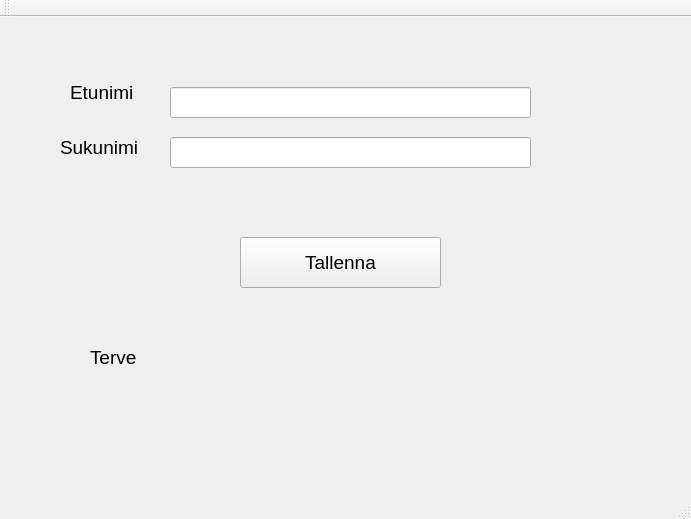
<?xml version="1.0" encoding="UTF-8"?>
<ui version="4.0">
 <class>MainWindow</class>
 <widget class="QMainWindow" name="MainWindow">
  <property name="geometry">
   <rect>
    <x>0</x>
    <y>0</y>
    <width>691</width>
    <height>519</height>
   </rect>
  </property>
  <property name="windowTitle">
   <string>MainWindow</string>
  </property>
  <widget class="QWidget" name="centralWidget">
   <widget class="QLabel" name="label">
    <property name="geometry">
     <rect>
      <x>70</x>
      <y>60</y>
      <width>191</width>
      <height>31</height>
     </rect>
    </property>
    <property name="font">
     <font>
      <pointsize>14</pointsize>
     </font>
    </property>
    <property name="text">
     <string>Etunimi</string>
    </property>
   </widget>
   <widget class="QLabel" name="label_2">
    <property name="geometry">
     <rect>
      <x>60</x>
      <y>120</y>
      <width>131</width>
      <height>21</height>
     </rect>
    </property>
    <property name="font">
     <font>
      <pointsize>14</pointsize>
     </font>
    </property>
    <property name="text">
     <string>Sukunimi</string>
    </property>
   </widget>
   <widget class="QLabel" name="labelResult">
    <property name="geometry">
     <rect>
      <x>90</x>
      <y>330</y>
      <width>491</width>
      <height>21</height>
     </rect>
    </property>
    <property name="font">
     <font>
      <pointsize>14</pointsize>
     </font>
    </property>
    <property name="text">
     <string>Terve</string>
    </property>
   </widget>
   <widget class="QLineEdit" name="lineEditFname">
    <property name="geometry">
     <rect>
      <x>170</x>
      <y>70</y>
      <width>361</width>
      <height>31</height>
     </rect>
    </property>
    <property name="font">
     <font>
      <pointsize>14</pointsize>
     </font>
    </property>
   </widget>
   <widget class="QLineEdit" name="lineEditLname">
    <property name="geometry">
     <rect>
      <x>170</x>
      <y>120</y>
      <width>361</width>
      <height>31</height>
     </rect>
    </property>
    <property name="font">
     <font>
      <pointsize>14</pointsize>
     </font>
    </property>
   </widget>
   <widget class="QPushButton" name="btnSave">
    <property name="geometry">
     <rect>
      <x>240</x>
      <y>220</y>
      <width>201</width>
      <height>51</height>
     </rect>
    </property>
    <property name="font">
     <font>
      <pointsize>14</pointsize>
     </font>
    </property>
    <property name="text">
     <string>Tallenna</string>
    </property>
   </widget>
  </widget>
  <widget class="QMenuBar" name="menuBar">
   <property name="geometry">
    <rect>
     <x>0</x>
     <y>0</y>
     <width>691</width>
     <height>21</height>
    </rect>
   </property>
  </widget>
  <widget class="QToolBar" name="mainToolBar">
   <attribute name="toolBarArea">
    <enum>TopToolBarArea</enum>
   </attribute>
   <attribute name="toolBarBreak">
    <bool>false</bool>
   </attribute>
  </widget>
  <widget class="QStatusBar" name="statusBar"/>
 </widget>
 <layoutdefault spacing="6" margin="11"/>
 <resources/>
 <connections/>
</ui>
